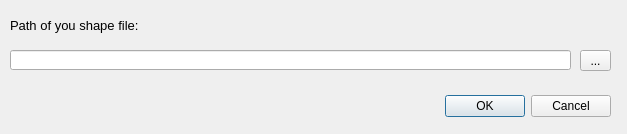
<?xml version="1.0" encoding="UTF-8"?>
<ui version="4.0">
 <class>MinimumSpanningTreeDialogBase</class>
 <widget class="QDialog" name="MinimumSpanningTreeDialogBase">
  <property name="geometry">
   <rect>
    <x>0</x>
    <y>0</y>
    <width>627</width>
    <height>134</height>
   </rect>
  </property>
  <property name="windowTitle">
   <string>Minimum Spanning Tree</string>
  </property>
  <widget class="QDialogButtonBox" name="button_box">
   <property name="geometry">
    <rect>
     <x>440</x>
     <y>90</y>
     <width>171</width>
     <height>32</height>
    </rect>
   </property>
   <property name="orientation">
    <enum>Qt::Horizontal</enum>
   </property>
   <property name="standardButtons">
    <set>QDialogButtonBox::Cancel|QDialogButtonBox::Ok</set>
   </property>
  </widget>
  <widget class="QLineEdit" name="entryshpfile">
   <property name="geometry">
    <rect>
     <x>10</x>
     <y>50</y>
     <width>561</width>
     <height>20</height>
    </rect>
   </property>
  </widget>
  <widget class="QToolButton" name="open_shpe_files">
   <property name="geometry">
    <rect>
     <x>580</x>
     <y>50</y>
     <width>31</width>
     <height>21</height>
    </rect>
   </property>
   <property name="text">
    <string>...</string>
   </property>
  </widget>
  <widget class="QLabel" name="label">
   <property name="geometry">
    <rect>
     <x>10</x>
     <y>10</y>
     <width>221</width>
     <height>31</height>
    </rect>
   </property>
   <property name="font">
    <font>
     <pointsize>10</pointsize>
    </font>
   </property>
   <property name="mouseTracking">
    <bool>false</bool>
   </property>
   <property name="tabletTracking">
    <bool>false</bool>
   </property>
   <property name="text">
    <string>Path of you shape file:</string>
   </property>
  </widget>
 </widget>
 <resources/>
 <connections>
  <connection>
   <sender>button_box</sender>
   <signal>accepted()</signal>
   <receiver>MinimumSpanningTreeDialogBase</receiver>
   <slot>accept()</slot>
   <hints>
    <hint type="sourcelabel">
     <x>20</x>
     <y>20</y>
    </hint>
    <hint type="destinationlabel">
     <x>20</x>
     <y>20</y>
    </hint>
   </hints>
  </connection>
  <connection>
   <sender>button_box</sender>
   <signal>rejected()</signal>
   <receiver>MinimumSpanningTreeDialogBase</receiver>
   <slot>reject()</slot>
   <hints>
    <hint type="sourcelabel">
     <x>20</x>
     <y>20</y>
    </hint>
    <hint type="destinationlabel">
     <x>20</x>
     <y>20</y>
    </hint>
   </hints>
  </connection>
 </connections>
</ui>
